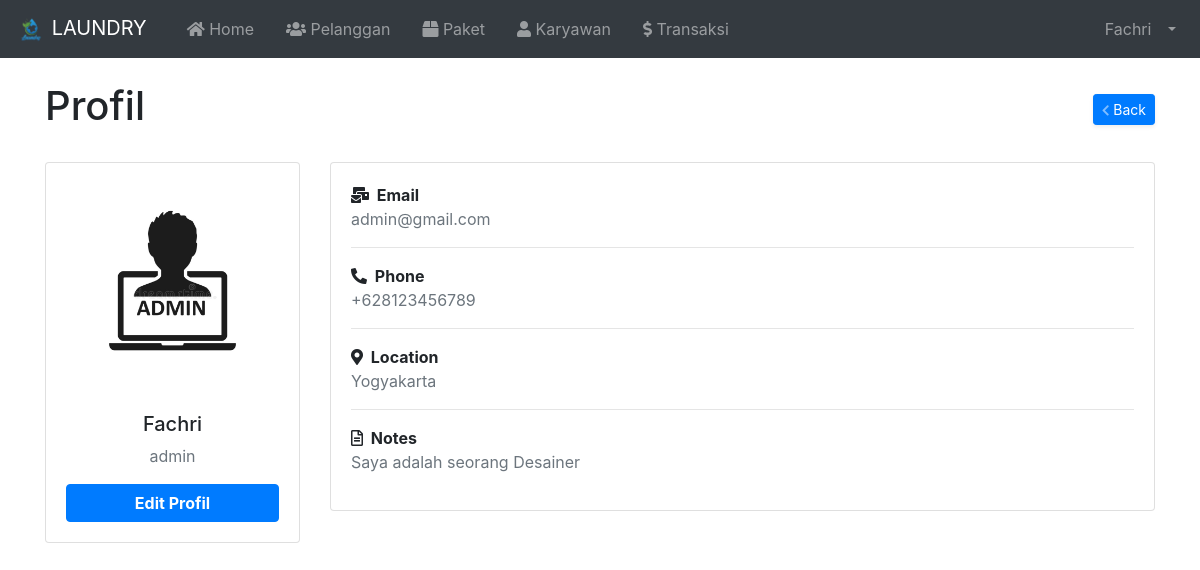
The app's page /index.php?page=Profil (signed in) with its own data.
### tables this page shows
CREATE TABLE `tbl_karyawan` (
  `id` int(11) NOT NULL,
  `nama` varchar(100) NOT NULL,
  `username` varchar(30) NOT NULL,
  `password` varchar(255) NOT NULL,
  `email` varchar(255) NOT NULL,
  `no_hp` varchar(20) NOT NULL,
  `alamat` varchar(100) NOT NULL,
  `catatan` varchar(255) NOT NULL,
  `image` varchar(255) NOT NULL,
  `role` varchar(20) NOT NULL
);

### index.php (called while the page is built, shortened)
<?php
  require 'load/function.php';
?>
<?php require_once 'header.php'; ?>
<?php require 'content.php'; ?>
<?php require_once 'footer.php'; ?>

### page/user/profil.php (the view)
<div class="container">
  <div class="d-sm-flex align-items-center justify-content-between mt-4 mb-4">
    <h1>Profil</h1>
    <a href="?page=index.php" class="d-none d-sm-inline-block btn btn-sm btn-primary shadow-sm">
			<i class="fas fa-chevron-left fa-sm text-white-50"></i> Back</a>
  </div>
  <div class="row">
    <div class="col-md-3">
      <div class="card card-primary card-outline">
        <div class="card-body box-profile">
          <div class="text-center">
            <img class="profile-user-img img-fluid img-circle" src="upload/karyawan/<?= $user['image']; ?>"
              alt="User profile picture">
          </div>
          <h5 class="text-center mt-3"><?= $user['nama']; ?></h5>
          <p class="text-muted text-center"><?= $user['username']; ?></p>
          <a href="?page=EditProfil" class="btn btn-primary btn-block"><b>Edit Profil</b></a>
        </div>
      </div>
    </div>
    <div class="col-md">
      <div class="card">
        <div class="card-body">
          <strong><i class="fas fa-mail-bulk mr-1"></i> Email</strong>
          <p class="text-muted"><?= $user['email']; ?></p>
          <hr>
          <strong><i class="fas fa-phone-alt mr-1"></i> Phone</strong>
          <p class="text-muted"><?= $user['no_hp']; ?></p>
          <hr>
          <strong><i class="fas fa-map-marker-alt mr-1"></i> Location</strong>
          <p class="text-muted"><?= $user['alamat']; ?></p>
          <hr>
          <strong><i class="far fa-file-alt mr-1"></i> Notes</strong>
          <p class="text-muted"><?= $user['catatan']; ?></p>
        </div>
      </div>
    </div>
  </div>
</div>

### header.php (shortened to what this page needs)
<?php
  $id = $_SESSION['id'];
  $result = mysqli_query($koneksi, "SELECT * FROM tbl_karyawan WHERE id = '$id'");
  $user = mysqli_fetch_assoc($result);
?>
<!DOCTYPE html>
<html lang="en">
<head>
	<link rel="stylesheet" href="asset/vendor/bootstrap-4.5.3/css/bootstrap.min.css">
	<link rel="stylesheet" href="asset/vendor/fontawesome/css/all.min.css">
	<link rel="stylesheet" href="asset/vendor/datatables-b4/datatables.min.css">
</head>
<body>
	<nav class="navbar navbar-expand-lg navbar-dark bg-dark">
		<a class="navbar-brand" href="index.php">
			<img src="asset/img/icon.png" width="30" height="30" alt="">
			LAUNDRY
		</a>
		<div class="collapse navbar-collapse" id="navbarSupportedContent">
			<ul class="navbar-nav mr-auto">
				<li class="nav-item ml-3">
					<a class="nav-link" href="index.php"><i class="fas fa-home"></i> Home<span class="sr-only">(current)</span></a>
				</li>
				<li class="nav-item ml-3">
					<a class="nav-link" href="?page=Pelanggan"><i class="fas fa-users"></i> Pelanggan</a>
				</li>
				<li class="nav-item ml-3">
					<a class="nav-link" href="?page=Paket"><i class="fas fa-box"></i> Paket</a>
				</li>
				<?php if ($user['role'] == 'Admin') : ?>
				<li class="nav-item ml-3">
					<a class="nav-link" href="?page=Karyawan"><i class="fas fa-user"></i> Karyawan</a>
				</li>
				<?php endif; ?>
				<li class="nav-item ml-3">
					<a class="nav-link " href="?page=Transaksi"><i class="fas fa-dollar-sign"></i> Transaksi</a>
				</li>
			</ul>
			<ul class="navbar-nav ml-auto">
				<li class="nav-item dropdown">
					<a class="nav-link dropdown-toggle" href="#" id="userDropdown" role="button" data-toggle="dropdown"
						aria-haspopup="true" aria-expanded="false">
						<span class="mr-2 d-none d-lg-inline"><?= $user['nama']; ?></span>
					</a>
				</li>
			</ul>
		</div>
	</nav>

### records on screen
tbl_karyawan: nama "Fachri", image (picture), username "admin", email "admin@gmail.com", no_hp "+628123456789", alamat "Yogyakarta", catatan "Saya adalah seorang Desainer"
